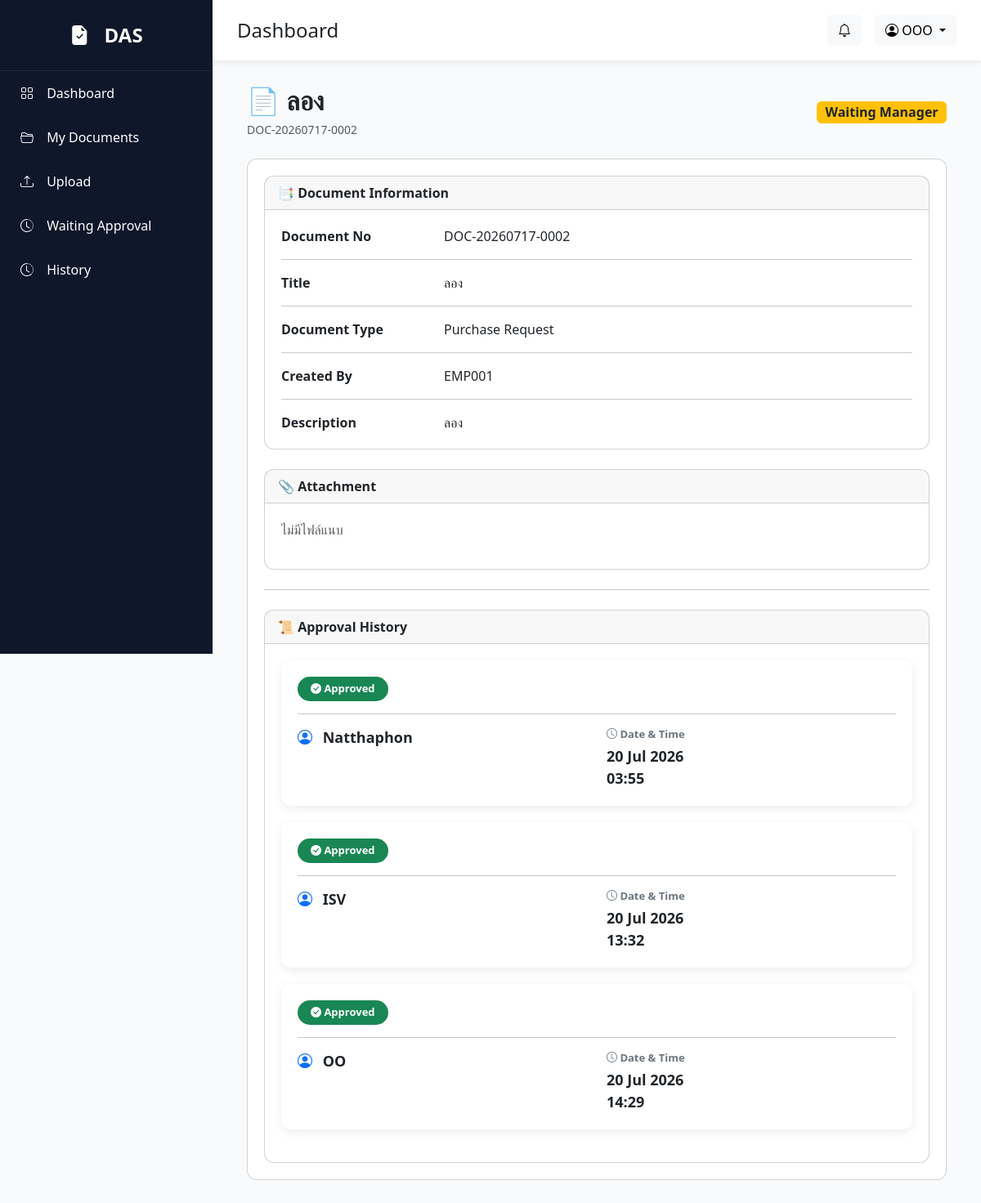
/documents/25 (signed in), run on the app's committed database.
### models/user.py (models this page shows)
class User(UserMixin, db.Model):
    __tablename__ = "users"
    id = db.Column(db.Integer, primary_key=True)
    employee_id = db.Column(db.String(20), unique=True, nullable=False)
    fullname = db.Column(db.String(200), nullable=False)
    username = db.Column(db.String(100), unique=True)
    password = db.Column(db.String(255), nullable=False)
    email = db.Column(db.String(150))
    department = db.Column(db.String(100))
    position = db.Column(db.String(100))
    role = db.Column(db.String(50), default="Employee")
    status = db.Column(db.String(20), default="Active")
    created_at = db.Column(db.DateTime, default=datetime.utcnow)
    approval_steps = db.relationship(
        "ApprovalStep",
        backref="approver",
        lazy=True
    )

### models/document.py (models this page shows)
class Document(db.Model):
    __tablename__ = "documents"
    id = db.Column(db.Integer, primary_key=True)
    document_no = db.Column(db.String(30), unique=True, nullable=False)
    title = db.Column(db.String(255), nullable=False)
    document_type = db.Column(db.String(100), nullable=False)
    description = db.Column(db.Text)
    file_name = db.Column(db.String(255))
    status = db.Column(db.String(50), default="Waiting Manager")
    created_by = db.Column(db.String(20))
    current_approver = db.Column(db.String(20))
    created_at = db.Column(
        db.DateTime,
        default=lambda: datetime.utcnow() + timedelta(hours=7)
    )
    approval_steps = db.relationship(
        "ApprovalStep",
        backref="document",
        lazy=True,
        cascade="all, delete-orphan",
        order_by="ApprovalStep.sequence"
    )

### models/approval.py (models this page shows)
class ApprovalHistory(db.Model):
    __tablename__ = "approval_history"
    id = db.Column(db.Integer, primary_key=True)
    document_id = db.Column(
        db.Integer,
        db.ForeignKey("documents.id"),
        nullable=False
    )
    approver = db.Column(db.String(20), nullable=False)
    action = db.Column(db.String(20))
    comment = db.Column(db.Text)
    approved_at = db.Column(
        db.DateTime,
        default=lambda: datetime.utcnow() + timedelta(hours=7)
    )

### routes/document.py (the view)
@document_bp.route("/documents/<int:id>")
@login_required
def document_detail(id):
    document = Document.query.get_or_404(id)
    if not can_view_document(document, current_user):
        flash(
            "คุณไม่มีสิทธิ์เข้าถึงเอกสารนี้",
            "warning"
        )
        return redirect("/dashboard")
    current_step = ApprovalStep.query.filter_by(
        document_id=document.id,
        approver_id=current_user.id,
        status="Waiting"
    ).first()
    history = ApprovalHistory.query.filter_by(
        document_id=document.id
    ).order_by(
        ApprovalHistory.approved_at.asc()
    ).all()
    return render_template(
        "documents/detail.html",
        document=document,
        current_step=current_step,
        history=history
    )

### app.py (called while the page is built)
@login_manager.user_loader
def load_user(user_id):
    return User.query.get(int(user_id))

### services/permission_service.py (called while the page is built)
def can_view_document(document, user):
    if user.role == "Admin":
        return True
    if document.created_by == user.employee_id:
        return True
    step = ApprovalStep.query.filter_by(
        document_id=document.id,
        approver_id=user.id
    ).first()
    if step:
        return True
    return False

### templates/documents/detail.html (shortened to what this page needs)
{% extends "layout/base.html" %}
{% block content %}
<div class="container">
    <div class="d-flex justify-content-between align-items-center mb-4">
        <div>
            <h2 class="fw-bold mb-1">
                📄 {{ document.title }}
            </h2>
            <small class="text-muted">
                {{ document.document_no }}
            </small>
        </div>
        {% if document.status == "Approved" %}
        <span class="badge bg-success fs-6">
            Approved
        </span>
        {% elif document.status == "Rejected" %}
        <span class="badge bg-danger fs-6">
            Rejected
        </span>
        {% else %}
        <span class="badge bg-warning text-dark fs-6">
            Waiting Manager
        </span>
        {% endif %}
    </div>
    <div class="card">
        <div class="card-body">
            <div class="card mb-4">
                <div class="card-header fw-bold">
                    📑 Document Information
                </div>
                <div class="card-body">
                    <div class="row mb-3">
                        <div class="col-md-3">
                            <strong>Document No</strong>
                        </div>
                        <div class="col-md-9">
                            {{ document.document_no }}
                        </div>
                    </div>
                    <hr>
                    <div class="row mb-3">
                        <div class="col-md-3">
                            <strong>Title</strong>
                        </div>
                        <div class="col-md-9">
                            {{ document.title }}
                        </div>
                    </div>
                    <hr>
                    <div class="row mb-3">
                        <div class="col-md-3">
                            <strong>Document Type</strong>
                        </div>
                        <div class="col-md-9">
                            {{ document.document_type }}
                        </div>
                    </div>
                    <hr>
                    <div class="row mb-3">
                        <div class="col-md-3">
                            <strong>Created By</strong>
                        </div>
                        <div class="col-md-9">
                            {{ document.created_by }}
                        </div>
                    </div>
                    <hr>
                    <div class="row">
                        <div class="col-md-3">
                            <strong>Description</strong>
                        </div>
                        <div class="col-md-9">
                            {{ document.description }}
                        </div>
                    </div>
                </div>
            </div>
            <div class="card mb-4">
                <div class="card-header fw-bold">
                    📎 Attachment
                </div>
                <div class="card-body">
                    {% if document.file_name %}
                    <p class="mb-3">
                        <i class="bi bi-file-earmark-pdf text-danger"></i>
                        {{ document.file_name }}
                    </p>
                    <a href="/documents/view/{{ document.file_name }}" target="_blank" class="btn btn-outline-primary">
                        <i class="bi bi-eye"></i>
                        View PDF
                    </a>
                    <a class="btn btn-outline-success ms-2" href="/documents/download/{{ document.file_name }}">
                        ⬇ Download
                    </a>
                    {% else %}
                    <p class="text-muted">
                        ไม่มีไฟล์แนบ
                    </p>
                    {% endif %}
                </div>
            </div>
            <hr>
            <div class="card mt-4">
                <div class="card-header fw-bold">
                    📜 Approval History
                </div>
                <div class="card-body">
                    {% if history %}
                    {% for item in history %}
                    <div class="history-card">
                        <div class="history-status">
                            <span class="badge
            {% if item.action == 'Approved' %}
                bg-success
            {% elif item.action == 'Rejected' %}
                bg-danger
            {% else %}
                bg-warning text-dark
            {% endif %}
            px-3 py-2 rounded-pill">
                                <i class="bi bi-check-circle-fill"></i>
                                {{ item.action }}
                            </span>
                        </div>
                        <hr>
                        <div class="row">
                            <div class="col-md-6">
                                <div class="history-value">
                                    <i class="bi bi-person-circle text-primary me-2"></i>
                                    {{ item.approver }}
                                </div>
                            </div>
                            <div class="col-md-6">
                                <div class="history-title">
                                    <i class="bi bi-clock"></i>
                                    Date & Time
                                </div>
                                <div class="history-value">
                                    {{ item.approved_at.strftime("%d %b %Y") }}
                                    <br>
                                    {{ item.approved_at.strftime("%H:%M") }}
                                </div>
                            </div>
                        </div>
                    </div>
                    {% endfor %}
                    {% else %}
                    <p class="text-muted">
                        ยังไม่มีประวัติการอนุมัติ
                    </p>
                    {% endif %}
                </div>
            </div>
        </div>
    </div>
</div>
{% endblock %}

### templates/layout/base.html (shortened to what this page needs)
<!DOCTYPE html>
<html lang="en">
<head>
    <link href="https://cdn.jsdelivr.net/npm/bootstrap@5.3.7/dist/css/bootstrap.min.css" rel="stylesheet">
    <link href="https://cdn.jsdelivr.net/npm/bootstrap-icons@1.11.3/font/bootstrap-icons.min.css" rel="stylesheet">
    <link rel="stylesheet" href="{{ url_for('static', filename='css/style.css') }}">
</head>
<body>
    <div class="wrapper">
        <div class="sidebar d-none d-lg-block">
            <div class="logo">
                <i class="bi bi-file-earmark-check-fill"></i>
                DAS
            </div>
            <a href="/dashboard">
                <i class="bi bi-grid"></i>
                Dashboard
            </a>
            <a href="/documents">
                <i class="bi bi-folder2-open"></i>
                My Documents
            </a>
            <a href="/documents/create">
                <i class="bi bi-upload"></i>
                Upload
            </a>
            <a href="/documents/waiting">
                <i class="bi bi-clock-history"></i>
                Waiting Approval
            </a>
            <a href="/history">
                <i class="bi bi-clock-history"></i>
                History
            </a>
        </div>
        <div class="main">
            <div class="topbar">
                <div class="d-flex align-items-center">
                    <h4 class="mb-0">
                        {% block page_title %}
                        Dashboard
                        {% endblock %}
                    </h4>
                </div>
                <div class="d-flex align-items-center gap-3">
                    <button class="btn btn-light position-relative">
                        <i class="bi bi-bell"></i>
                    </button>
                    <div class="dropdown">
                        <button class="btn btn-light dropdown-toggle" data-bs-toggle="dropdown">
                            <i class="bi bi-person-circle"></i>
                            {{ current_user.employee_id }}
                        </button>
                    </div>
                </div>
            </div>
            <div class="content">
                {% block content %}
                {% endblock %}
            </div>
        </div>
    </div>
</body>
</html>

### static/css/style.css (style rules this page uses)
* { margin:0; padding:0; box-sizing:border-box; font-family:'Segoe UI',sans-serif; }
body { background:#F8FAFC; }
.wrapper { display:flex; }
.sidebar { width:260px; height:100vh; background:#0F172A; color:white; position:fixed; }
.logo { padding:25px; font-size:24px; font-weight:bold; text-align:center; border-bottom:1px solid #1E293B; }
.sidebar a { color:white; text-decoration:none; display:block; padding:15px 25px; transition:.3s; }
.sidebar i { margin-right:12px; }
.main { margin-left:260px; width:100%; }
.topbar { background:white; padding:18px 30px; display:flex; justify-content:space-between; align-items:center; box-shadow:0 2px 8px rgba(0,0,0,.08); }
.content { padding:30px; }
.card { border-radius: 12px; }
.card-body { padding: 20px; }
.badge { font-size: 13px; }
.history-card { background:#fff; border-radius:12px; padding:20px; margin-bottom:20px; box-shadow:0 3px 12px rgba(0,0,0,.08); }
.history-status { margin-bottom:15px; }
.history-title { font-size:13px; color:#6c757d; font-weight:600; margin-bottom:4px; }
.history-value { font-size:18px; font-weight:600; color:#212529; }
.history-card hr { margin:15px 0; }

### data on the page
User: employee_id "OOO"
Document: title "ลอง", document_no "DOC-20260717-0002", document_type "Purchase Request", created_by "EMP001", description "ลอง"
ApprovalHistory: action "Approved", approver "Natthaphon", approved_at "20 Jul 2026", approved_at "03:55"
ApprovalHistory: action "Approved", approver "ISV", approved_at "20 Jul 2026", approved_at "13:32"
ApprovalHistory: action "Approved", approver "OO", approved_at "20 Jul 2026", approved_at "14:29"
